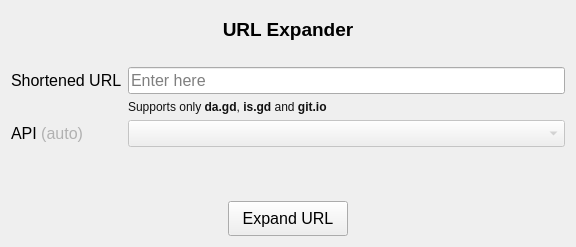
<?xml version="1.0" encoding="UTF-8"?>
<ui version="4.0">
 <class>Dialog</class>
 <widget class="QDialog" name="Dialog">
  <property name="geometry">
   <rect>
    <x>0</x>
    <y>0</y>
    <width>576</width>
    <height>247</height>
   </rect>
  </property>
  <property name="maximumSize">
   <size>
    <width>576</width>
    <height>247</height>
   </size>
  </property>
  <property name="windowTitle">
   <string>URL Expander</string>
  </property>
  <layout class="QVBoxLayout" name="verticalLayout">
   <item>
    <widget class="QLabel" name="label">
     <property name="minimumSize">
      <size>
       <width>0</width>
       <height>30</height>
      </size>
     </property>
     <property name="maximumSize">
      <size>
       <width>16777215</width>
       <height>23</height>
      </size>
     </property>
     <property name="font">
      <font>
       <pointsize>14</pointsize>
       <weight>75</weight>
       <bold>true</bold>
      </font>
     </property>
     <property name="styleSheet">
      <string notr="true">font-weight: bold;</string>
     </property>
     <property name="text">
      <string>URL Expander</string>
     </property>
     <property name="alignment">
      <set>Qt::AlignCenter</set>
     </property>
     <property name="margin">
      <number>0</number>
     </property>
    </widget>
   </item>
   <item>
    <layout class="QFormLayout" name="formLayout">
     <property name="sizeConstraint">
      <enum>QLayout::SetMaximumSize</enum>
     </property>
     <property name="topMargin">
      <number>20</number>
     </property>
     <item row="0" column="0">
      <widget class="QLabel" name="label_3">
       <property name="font">
        <font>
         <pointsize>12</pointsize>
        </font>
       </property>
       <property name="styleSheet">
        <string notr="true"/>
       </property>
       <property name="text">
        <string>Shortened URL</string>
       </property>
      </widget>
     </item>
     <item row="0" column="1">
      <widget class="QLineEdit" name="lineEditShortenedURL">
       <property name="font">
        <font>
         <pointsize>12</pointsize>
        </font>
       </property>
       <property name="focusPolicy">
        <enum>Qt::StrongFocus</enum>
       </property>
       <property name="styleSheet">
        <string notr="true"/>
       </property>
       <property name="placeholderText">
        <string>Enter here</string>
       </property>
      </widget>
     </item>
     <item row="2" column="0">
      <widget class="QLabel" name="label_2">
       <property name="font">
        <font>
         <pointsize>12</pointsize>
        </font>
       </property>
       <property name="text">
        <string>&lt;html&gt;&lt;head/&gt;&lt;body&gt;&lt;p&gt;API &lt;span style=&quot; color:#b1b1b1;&quot;&gt;(auto)&lt;/span&gt;&lt;/p&gt;&lt;/body&gt;&lt;/html&gt;</string>
       </property>
      </widget>
     </item>
     <item row="2" column="1">
      <widget class="QComboBox" name="comboBoxAPI">
       <property name="enabled">
        <bool>false</bool>
       </property>
       <property name="minimumSize">
        <size>
         <width>0</width>
         <height>25</height>
        </size>
       </property>
       <property name="font">
        <font>
         <pointsize>12</pointsize>
        </font>
       </property>
       <property name="editable">
        <bool>false</bool>
       </property>
       <property name="currentText">
        <string/>
       </property>
      </widget>
     </item>
     <item row="1" column="1">
      <widget class="QLabel" name="information">
       <property name="styleSheet">
        <string notr="true">color: #111;</string>
       </property>
       <property name="text">
        <string>&lt;html&gt;&lt;head/&gt;&lt;body&gt;&lt;p&gt;Supports only &lt;span style=&quot; font-weight:600;&quot;&gt;da.gd&lt;/span&gt;,&lt;span style=&quot; font-weight:600;&quot;&gt; is.gd&lt;/span&gt; and&lt;span style=&quot; font-weight:600;&quot;&gt; git.io&lt;/span&gt;&lt;/p&gt;&lt;/body&gt;&lt;/html&gt;</string>
       </property>
      </widget>
     </item>
    </layout>
   </item>
   <item>
    <layout class="QHBoxLayout" name="horizontalLayout">
     <item>
      <spacer name="horizontalSpacer">
       <property name="orientation">
        <enum>Qt::Horizontal</enum>
       </property>
       <property name="sizeHint" stdset="0">
        <size>
         <width>248</width>
         <height>32</height>
        </size>
       </property>
      </spacer>
     </item>
     <item>
      <widget class="QPushButton" name="buttonExpandURL">
       <property name="minimumSize">
        <size>
         <width>120</width>
         <height>35</height>
        </size>
       </property>
       <property name="maximumSize">
        <size>
         <width>140</width>
         <height>16777215</height>
        </size>
       </property>
       <property name="font">
        <font>
         <pointsize>12</pointsize>
        </font>
       </property>
       <property name="text">
        <string>Expand URL</string>
       </property>
       <property name="autoDefault">
        <bool>false</bool>
       </property>
       <property name="default">
        <bool>false</bool>
       </property>
       <property name="flat">
        <bool>false</bool>
       </property>
      </widget>
     </item>
     <item>
      <spacer name="horizontalSpacer_2">
       <property name="orientation">
        <enum>Qt::Horizontal</enum>
       </property>
       <property name="sizeHint" stdset="0">
        <size>
         <width>248</width>
         <height>32</height>
        </size>
       </property>
      </spacer>
     </item>
    </layout>
   </item>
  </layout>
 </widget>
 <resources/>
 <connections/>
</ui>
